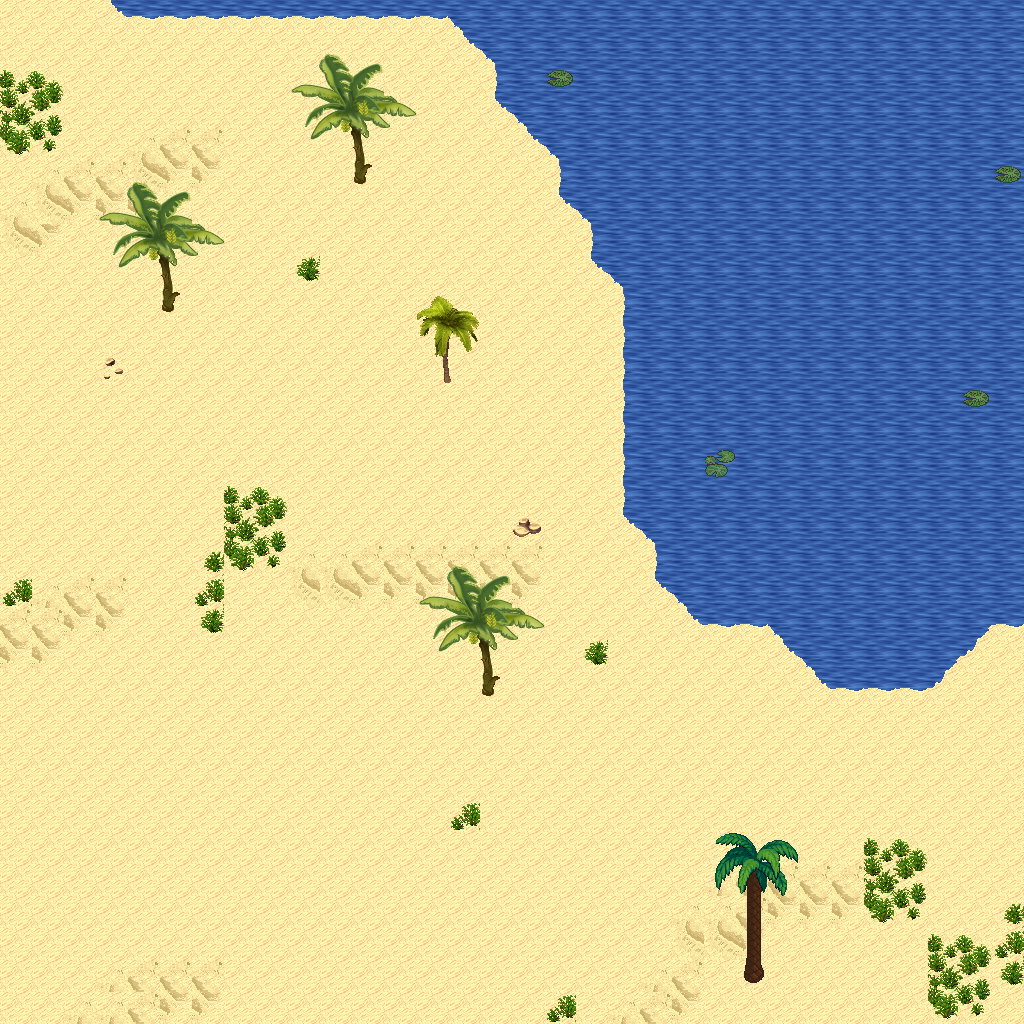

Below is a game level as drawn by its tile map, then a one-line description and the .tmx that defines it (tile-layer data replaced by summaries):
An orthogonal 32x32 tile map with 32x32 px tiles, 5 tile layers (Ground, Objects, Objects2, Above, ...), 1 hidden layer not drawn, 16 tilesets.

<map version="1.10" tiledversion="1.11.0" orientation="orthogonal" renderorder="right-down" width="32" height="32" tilewidth="32" tileheight="32" infinite="0" nextlayerid="11" nextobjectid="1">
 <tileset firstgid="1" name="logic_collision" tilewidth="32" tileheight="32" tilecount="1" columns="1">
  <image source="../drawable/logic_collision.png" width="32" height="32" />
 </tileset>
 <tileset firstgid="2" name="ground_ground" tilewidth="32" tileheight="32" tilecount="33" columns="3">
  <image source="../drawable/ground_ground.png" width="96" height="352" />
 </tileset>
 <tileset firstgid="35" name="terrain_desert" tilewidth="32" tileheight="32" tilecount="88" columns="8">
  <image source="../drawable/terrain_desert.png" width="256" height="352" />
 </tileset>
 <tileset firstgid="123" name="ground_sand_edges" tilewidth="32" tileheight="32" tilecount="15" columns="5">
  <image source="../drawable/ground_sand_edges.png" width="160" height="96" />
 </tileset>
 <tileset firstgid="138" name="ground_sand_2" tilewidth="32" tileheight="32" tilecount="15" columns="5">
  <image source="../drawable/ground_sand_2.png" width="160" height="96" />
 </tileset>
 <tileset firstgid="153" name="building_stone_ruins" tilewidth="32" tileheight="32" tilecount="72" columns="6">
  <image source="../drawable/building_stone_ruins.png" width="192" height="384" />
 </tileset>
 <tileset firstgid="225" name="item_statue_blackened_column" tilewidth="32" tileheight="32" tilecount="4" columns="1">
  <image source="../drawable/item_statue_blackened_column.png" width="32" height="128" />
 </tileset>
 <tileset firstgid="229" name="item_statue_skull_carving" tilewidth="32" tileheight="32" tilecount="4" columns="2">
  <image source="../drawable/item_statue_skull_carving.png" width="64" height="64" />
 </tileset>
 <tileset firstgid="233" name="item_statue_skullpedestal" tilewidth="32" tileheight="32" tilecount="2" columns="1">
  <image source="../drawable/item_statue_skullpedestal.png" width="32" height="64" />
 </tileset>
 <tileset firstgid="235" name="plant_tree_banana_tree" tilewidth="32" tileheight="32" tilecount="40" columns="4">
  <image source="../drawable/plant_tree_banana_tree.png" width="128" height="320" />
 </tileset>
 <tileset firstgid="275" name="plant_tree_palm_tree" tilewidth="32" tileheight="32" tilecount="6" columns="2">
  <image source="../drawable/plant_tree_palm_tree.png" width="64" height="96" />
 </tileset>
 <tileset firstgid="281" name="plant_tree_palm_trees" tilewidth="32" tileheight="32" tilecount="40" columns="4">
  <image source="../drawable/plant_tree_palm_trees.png" width="128" height="320" />
 </tileset>
 <tileset firstgid="321" name="plant_bush_large_green" tilewidth="32" tileheight="32" tilecount="9" columns="3">
  <image source="../drawable/plant_bush_large_green.png" width="96" height="96" />
 </tileset>
 <tileset firstgid="330" name="plant_cactus" tilewidth="32" tileheight="32" tilecount="2" columns="1">
  <image source="../drawable/plant_cactus.png" width="32" height="64" />
 </tileset>
 <tileset firstgid="332" name="plant_lily_pads" tilewidth="32" tileheight="32" tilecount="2" columns="1">
  <image source="../drawable/plant_lily_pads.png" width="32" height="64" />
 </tileset>
 <tileset firstgid="334" name="plant_round_cactuses" tilewidth="32" tileheight="32" tilecount="20" columns="10">
  <image source="../drawable/plant_round_cactuses.png" width="320" height="64" />
 </tileset>
 <layer id="1" name="Ground" width="32" height="32">
  <data>[1024 cells, 1024 non-empty, 6 distinct tile ids]</data>
 </layer>
 <layer id="2" name="Objects" width="32" height="32">
  <data>[1024 cells, 99 non-empty, 23 distinct tile ids]</data>
 </layer>
 <layer id="3" name="Objects2" width="32" height="32">
  <data>[1024 cells, 0 non-empty, 0 distinct tile ids]</data>
 </layer>
 <layer id="4" name="Above" width="32" height="32">
  <data>[1024 cells, 45 non-empty, 23 distinct tile ids]</data>
 </layer>
 <layer id="5" name="Above2" width="32" height="32">
  <data>[1024 cells, 0 non-empty, 0 distinct tile ids]</data>
 </layer>
 <layer id="6" name="Walkable" width="32" height="32" visible="0">
  <data>[1024 cells, 301 non-empty, 1 distinct tile ids]</data>
 </layer>
 <objectgroup id="7" name="Mapevents" />
 <objectgroup id="8" name="Spawn" />
 <objectgroup id="9" name="Keys" />
 <objectgroup id="10" name="Replace" />
</map>
